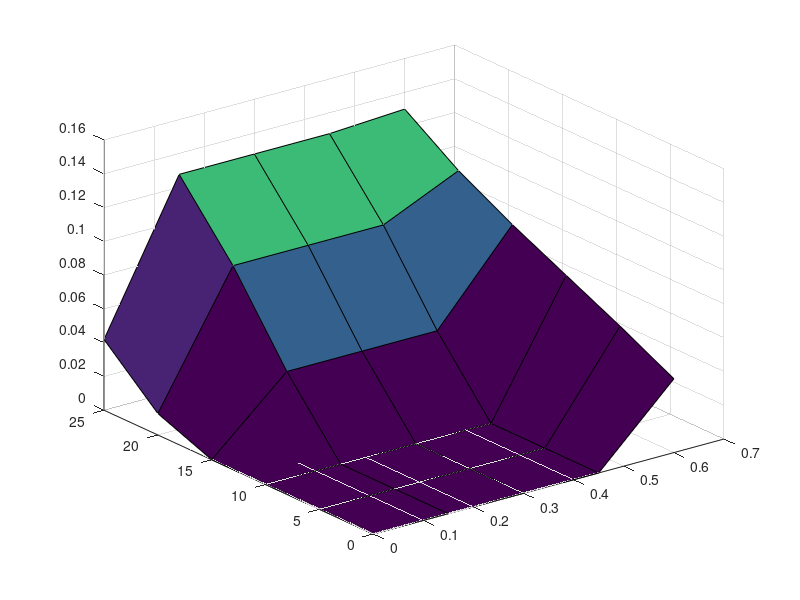

Source code (MATLAB):
x = [0 0.15 0.3 0.45 0.6];
y = [0 5 10 15 20 25];
zc = [1.9102	4.7989	4.9344	4.291	2.8788;2.3232	6.1741	6.2458	6.049	3.6105;2.7362	7.3531	7.3561	7.3561	4.4665;3.1493	7.8254	7.8254	7.8254	5.4837;3.497	7.9873	7.9873	7.9873	6.6654;3.7342	8.1203	8.1203	8.1203	7.8698];
zn = [0	0	0	0	0.0437;0	0	0	0	0.0602;0	0	0	0	0.0756;0	0.0402	0.0402	0.0402	0.091;0.0127	0.0882	0.0882	0.0882	0.1083;0.0419	0.1276	0.1276	0.1276	0.1301];

surf(x,y,zn)
